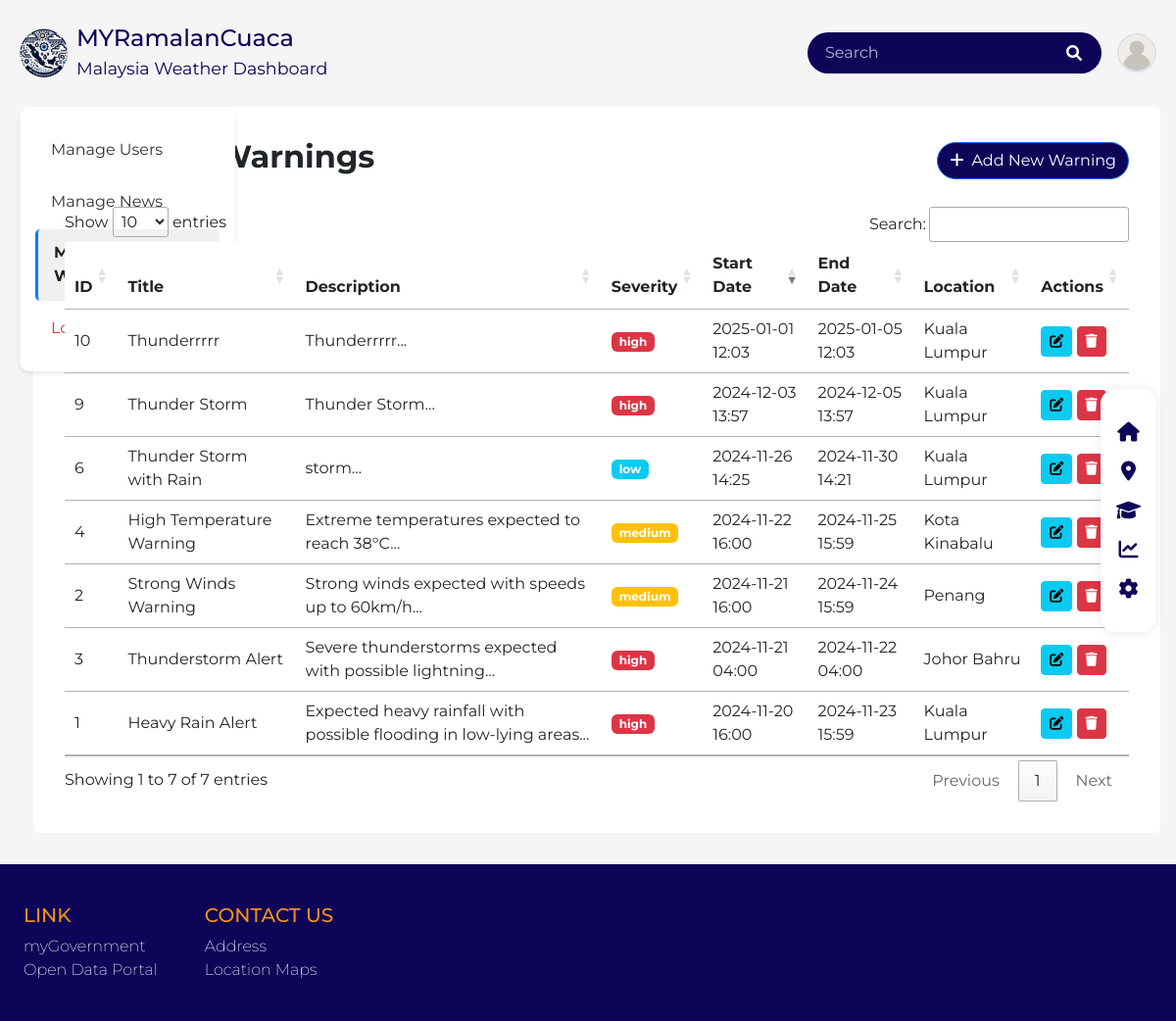
/admin/manage_warnings.php (signed in), run on the app's committed database.
### tables this page shows
CREATE TABLE `weather_warnings` (
  `id` int(11) NOT NULL,
  `title` varchar(100) NOT NULL,
  `description` text NOT NULL,
  `severity` enum('low','medium','high') NOT NULL,
  `start_date` timestamp NOT NULL DEFAULT current_timestamp() ON UPDATE current_timestamp(),
  `end_date` timestamp NOT NULL DEFAULT '0000-00-00 00:00:00',
  `location_id` int(11) DEFAULT NULL,
  `created_by` int(11) NOT NULL,
  `created_at` timestamp NOT NULL DEFAULT current_timestamp(),
  `updated_at` timestamp NOT NULL DEFAULT current_timestamp() ON UPDATE current_timestamp(),
  `affected_area` text DEFAULT NULL
);

CREATE TABLE `locations` (
  `id` int(11) NOT NULL,
  `name` varchar(100) NOT NULL,
  `latitude` decimal(10,8) NOT NULL,
  `longitude` decimal(11,8) NOT NULL,
  `region` varchar(50) NOT NULL
);

### admin/manage_warnings.php (the view, shortened to what this page needs)
<?php require('header.php') ?>
<link rel="stylesheet" href="https://cdn.datatables.net/1.11.5/css/jquery.dataTables.min.css">
<div class="main-content rounded" style="background:#fff; margin-right:1rem; min-height: 70vh; height:auto">
    <div class="d-flex justify-content-between align-items-center mb-4">
        <h2 class="content-header">Weather Warnings</h2>
        <a href="add_warning.php" class="btn btn-primary" style="background-color: #0f0558; border-radius: 30px; color:#fff">
            <i class="fas fa-plus me-2"></i>Add New Warning
        </a>
    </div>
    <div class="table-container">
        <table id="warningTable" class="table table-hover">
            <thead>
                <tr>
                    <th>ID</th>
                    <th>Title</th>
                    <th>Description</th>
                    <th>Severity</th>
                    <th>Start Date</th>
                    <th>End Date</th>
                    <th>Location</th>
                    <th>Actions</th>
                </tr>
            </thead>
            <tbody>
                <?php
                $conn = new mysqli('localhost', 'root', '', 'weather_app');
                $sql = "SELECT w.*, l.name as location_name
                        FROM weather_warnings w
                        LEFT JOIN locations l ON w.location_id = l.id
                        ORDER BY w.start_date DESC";
                $result = $conn->query($sql);
                if ($result->num_rows > 0) {
                    while ($row = $result->fetch_assoc()) {
                        $severityColor = '';
                        switch(strtolower($row['severity'])) {
                            case 'high':
                                $severityColor = 'danger';
                                break;
                            case 'medium':
                                $severityColor = 'warning';
                                break;
                            case 'low':
                                $severityColor = 'info';
                                break;
                        }
                        echo '<tr>
                                <td class="align-middle">' . $row['id'] . '</td>
                                <td class="align-middle">' . htmlspecialchars($row['title']) . '</td>
                                <td class="align-middle">' . substr(htmlspecialchars($row['description']), 0, 100) . '...</td>
                                <td class="align-middle">
                                    <span class="badge bg-' . $severityColor . '">' . htmlspecialchars($row['severity']) . '</span>
                                </td>
                                <td class="align-middle">' . date('Y-m-d H:i', strtotime($row['start_date'])) . '</td>
                                <td class="align-middle">' . date('Y-m-d H:i', strtotime($row['end_date'])) . '</td>
                                <td class="align-middle">' . htmlspecialchars($row['location_name']) . '</td>
                                <td class="action-btns align-middle">
                                    <a href="edit_warning.php?id=' . $row['id'] . '" class="btn btn-sm btn-info">
                                        <i class="fas fa-edit"></i>
                                    </a>
                                    <a href="delete_warning.php?id=' . $row['id'] . '" class="btn btn-sm btn-danger"
                                       onclick="return confirm(\'Are you sure you want to delete this warning?\')">
                                        <i class="fas fa-trash"></i>
                                    </a>
                                </td>
                            </tr>';
                    }
                } else {
                    echo '<tr><td colspan="8" class="text-center">No weather warnings found</td></tr>';
                }
                ?>
            </tbody>
        </table>
    </div>
</div>
<?php require('./footer.php') ?>

### admin/template.css (style rules this page uses)
:root { --primary: #0f0558; --secondary: #0d47a1; }
body { font-family: Arial, sans-serif; background: #f5f5f5; min-height: 100vh; }
.main-content { max-width: 1150px; margin: 0 auto; background: #fff; padding: 2rem; border-radius: 15px; }
body { font-family: 'Montserrat', sans-serif; }
h2 { font-weight: 700; }
body { min-height: 100vh; background: #f5f5f5; font-family: 'Montserrat', sans-serif; }

### data on the page
weather_warnings: id "10", title "Thunderrrrr", description "Thunderrrrr", severity "high", start_date "2025-01-01 12:03", end_date "2025-01-05 12:03", location.name "Kuala Lumpur"
weather_warnings: id "9", title "Thunder Storm", description "Thunder Storm", severity "high", start_date "2024-12-03 13:57", end_date "2024-12-05 13:57", location.name "Kuala Lumpur"
weather_warnings: id "6", title "Thunder Storm with Rain", description "storm", severity "low", start_date "2024-11-26 14:25", end_date "2024-11-30 14:21", location.name "Kuala Lumpur"
weather_warnings: id "4", title "High Temperature Warning", description "Extreme temperatures expected to reach 38°C", severity "medium", start_date "2024-11-22 16:00", end_date "2024-11-25 15:59", location.name "Kota Kinabalu"
weather_warnings: id "2", title "Strong Winds Warning", description "Strong winds expected with speeds up to 60km/h", severity "medium", start_date "2024-11-21 16:00", end_date "2024-11-24 15:59", location.name "Penang"
weather_warnings: id "3", title "Thunderstorm Alert", description "Severe thunderstorms expected with possible lightning", severity "high", start_date "2024-11-21 04:00", end_date "2024-11-22 04:00", location.name "Johor Bahru"
weather_warnings: id "1", title "Heavy Rain Alert", description "Expected heavy rainfall with possible flooding in low-lying areas", severity "high", start_date "2024-11-20 16:00", end_date "2024-11-23 15:59", location.name "Kuala Lumpur"
